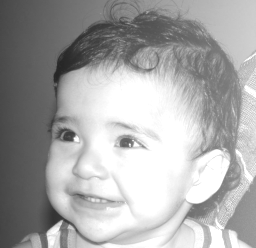
//> input picture Projetos/homomorfica.png, 256 x 248 px, given in place of the camera
$ ./equalize   (built with g++ and OpenCV 4)
//> lines starting //> are read from the running program, lines starting //| are printed output that depends on the picture
#include <iostream>
#include <opencv2/opencv.hpp>

using namespace cv;
using namespace std;

int main(int argc, char** argv){
  Mat image;
  Mat equalizedImage;
  Mat imageGray;
  int width, height;
  //objeto de captura de frames
  VideoCapture cap;
  //vetor contendo as porcoes r g b da imagem
  vector<Mat> planes;
  //histogramas
  Mat histR, histG, histB;
  //tamanho do vetor histograma
  int nbins = 64;
  //parametros para calculo do histograma
  float range[] = {0, 256};
  const float *histrange = { range };
  bool uniform = true;
  bool acummulate = false;

  cap.open(0);//inicia objeto para captura de imagens

  //testa abertura
  if(!cap.isOpened()){
    cout << "cameras indisponiveis";
    return -1;
  }

  //le altura e largura do frame sendo capturado
  width  = cap.get(CV_CAP_PROP_FRAME_WIDTH);
  height = cap.get(CV_CAP_PROP_FRAME_HEIGHT);

  //mostra altura e largura na tela
  cout << "largura = " << width << endl;
  cout << "altura  = " << height << endl;

  //define largura e altura do histograma
  int histw = nbins, histh = nbins/2;
  //cria elemento para desenhar os histogramas
  Mat histImgR(histh, histw, CV_8UC3, Scalar(0,0,0));
  Mat histImgG(histh, histw, CV_8UC3, Scalar(0,0,0));
  Mat histImgB(histh, histw, CV_8UC3, Scalar(0,0,0));

  while(1){
    cap >> image;//transfere o frama capturado para o elemento tipo Mat
//> image is the input picture: 248 rows x 256 cols, CV_8UC3; min 37, max 255, mean 167.8
    split (image, planes);//divide os valores r,g e b em elementos diferentes
    //calcula histograma de cada elemento de cor
    calcHist(&planes[0], 1, 0, Mat(), histR, 1,
             &nbins, &histrange,
             uniform, acummulate);
//> histR = 64 values, max 9098 at index 63, min 0 at index 0, mean 992
    calcHist(&planes[1], 1, 0, Mat(), histG, 1,
             &nbins, &histrange,
             uniform, acummulate);
//> histG has the same summary as histR
    calcHist(&planes[2], 1, 0, Mat(), histB, 1,
             &nbins, &histrange,
             uniform, acummulate);
//> histB has the same summary as histR
    //normaliza os histogramas
    normalize(histR, histR, 0, histImgR.rows, NORM_MINMAX, -1, Mat());
//> histR = 64 values, max 32 at index 63, min 0 at index 0, mean 3.49
    normalize(histG, histB, 0, histImgR.rows, NORM_MINMAX, -1, Mat());
//> histB has the same summary as histR
    normalize(histB, histB, 0, histImgR.rows, NORM_MINMAX, -1, Mat());

    //pinta os elementos dos histogramas todo de preto
    histImgR.setTo(Scalar(0));
    histImgG.setTo(Scalar(0));
    histImgB.setTo(Scalar(0));

    //desenha histograma
    for(int i=0; i<nbins; i++){
      line(histImgR, Point(i, histh),
           Point(i, cvRound(histR.at<float>(i))),
           Scalar(0, 0, 255), 1, 8, 0);
      line(histImgG, Point(i, histh),
           Point(i, cvRound(histG.at<float>(i))),
           Scalar(0, 255, 0), 1, 8, 0);
      line(histImgB, Point(i, histh),
           Point(i, cvRound(histB.at<float>(i))),
           Scalar(255, 0, 0), 1, 8, 0);
    }
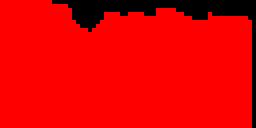
//> histImgR: 32 rows x 64 cols, CV_8UC3 (shown 4 times larger); mean B, G, R 0, 0, 227.5
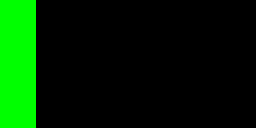
//> histImgG: 32 rows x 64 cols, CV_8UC3 (shown 4 times larger); mean B, G, R 0, 35.9, 0
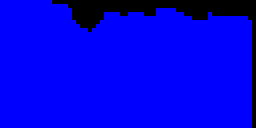
//> histImgB: 32 rows x 64 cols, CV_8UC3 (shown 4 times larger); mean B, G, R 227.5, 0, 0
    histImgR.copyTo(image(Rect(0, 0       ,nbins, histh)));
    histImgG.copyTo(image(Rect(0, histh   ,nbins, histh)));
    histImgB.copyTo(image(Rect(0, 2*histh ,nbins, histh)));
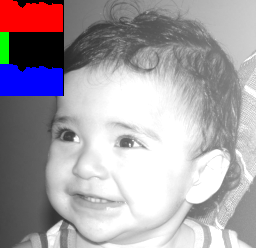
//> image: 248 rows x 256 cols, CV_8UC3; mean B, G, R 166.5, 160.3, 166.5
    imshow("image", image);

    //converte imagem para tons de cinza
    cvtColor(image, imageGray, CV_BGR2GRAY);
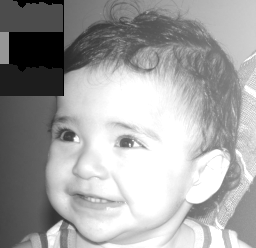
//> imageGray: 248 rows x 256 cols, CV_8UC1; min 0, max 255, mean 162.8
    //equaliza a imagem em tons de cinza
    equalizeHist(imageGray, equalizedImage);
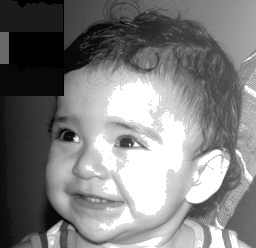
//> equalizedImage: 248 rows x 256 cols, CV_8UC1; min 0, max 255, mean 125.9

    imshow("Equalized Gray Image", equalizedImage);

    if(waitKey(27) >= 0) break;
//> the Esc key is pressed
  }
  return 0;
}
